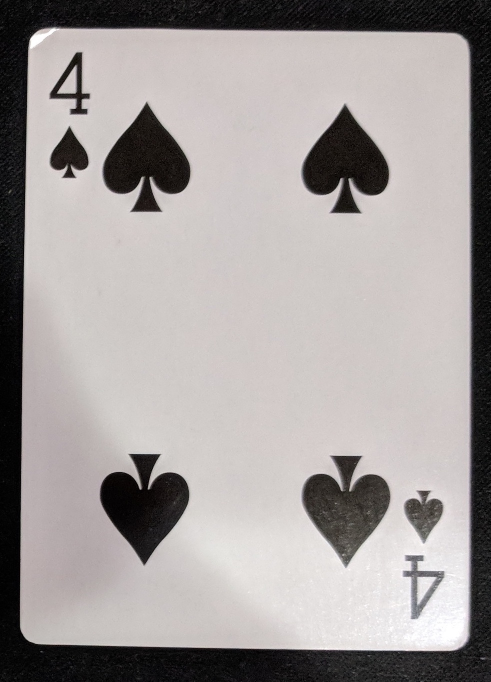
#> input picture img/test/test_1.jpg, 981 x 1364 px (shown at 1/2 size)
$ python -i blackjack_util.py   (imports and definitions only)
#> lines starting #> are read from the running program, lines starting #| are printed output that depends on the picture; after the words box and inside, x2 and y2 are one past the last pixel; in counts of white or black regions, pixels touching at a corner belong together
# @file blackjack_util
# @date Sun Apr 15 08:38:37 2018
# @author Matthew Chan
# @brief Utility functions to be used by other scripts

# Project dependencies
import numpy as np
import cv2
import pickle
import datetime

''' Arrange edges by top-left, top-right, bottom-right, bottom-left
    @param vertices An array of vertices (size 4) that represent the corners of a playing card
    @return A numpy array containing the sorted vertices
'''
# [6 lines left out: function arrange_vertices, not called in this run]

''' Calculate the distance between two xy-coordinates
    @param a The first xy-coordinate
    @param b The second xy-coordinate
    @return The distance between both coordinates
'''
def dist(a, b):
    return np.sqrt((a[0] - b[0])**2 + (a[1] - b[1])**2)

''' Filter contours based on area
    @param contours An array containing all of the contours
    @param lower_bound Lower bound on the areas to filter out
    @param upper_bound Upper bound on the areas to filter out
    @return The filtered array of contours
'''
def filter_contours(contours, lower_bound, upper_bound):
    return list(filter(lambda x : cv2.contourArea(x) > lower_bound and cv2.contourArea(x) < upper_bound, contours))

''' Identify the four corners of a rectangle, given a set of points on the edge of the rectangle
    @param contour Set of points on the edge of the playing card
    @return A list containing the xy-coordinates of the playing card's four corners
'''
# [33 lines left out: function find_corners, not called in this run]

''' Blur image (to remove artifacts) and set color thresholds on the image (for better edge detection)
    @param image The image to apply pre-processing to
    @return The image after pre-processing has been applied
'''
def preprocess(image):
    output = cv2.cvtColor(image.copy(), cv2.COLOR_BGR2GRAY)
    output = cv2.GaussianBlur(output, (1, 1), 1000)
    retval, output = cv2.threshold(output, 120, 255, cv2.THRESH_BINARY)
    return output

''' Rescale image using the provided multiplier
    @param image The image to rescale
    @param multiplier The multiplier used to rescale both the height and width of the image
    @return The resized image
'''
# [7 lines left out: function rescale, not called in this run]

''' Rotate a point on the xy-plane around a given point
    @param theta Degrees of rotation (positive value will rotate counter-clockwise)
    @param x X-coordinate of the point to rotate
    @param y Y-coordinate of the point to rotate
    @param origin_x X-coordinate of the point to rotate around
    @param origin_y Y-coordinate of the point to rotate around
    @return The xy-coordinate for the rotated point
'''
# [7 lines left out: function rotate, not called in this run]

''' Check whether the set of four coordinates form valid corners of a playing card
    @param corners An array containing four xy-coordinates
    @param error_threshold The amount by which the length of each side can differ from the length of it's parallel side
    @return A boolean value denoting whether or not the corners are valid
'''
# [7 lines left out: function valid_corners, not called in this run]

>>> import cv2
>>> picture = cv2.imread('../img/test/test_1.jpg')
#> picture is the input picture: shape (1364, 981, 3); mean B, G, R 155.3, 156.7, 162
>>> result = preprocess(picture)
#> in preprocess, `retval, output = cv2.threshold(output, 120, 255, cv2.THRESH_BINARY)`:
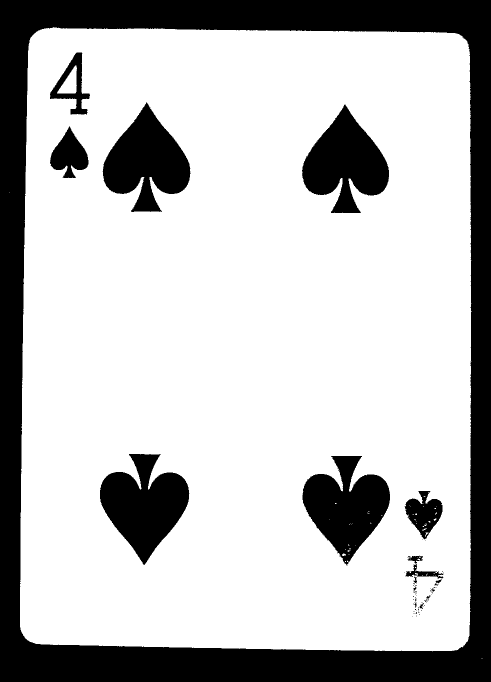
#> output: shape (1364, 981) (shown at 1/2 size); 75.1% white; 57 black regions (41 under 20 px), largest, box (x1, y1, x2, y2) and area: (0, 0, 981, 1364) 233651, (200, 908, 379, 1130) 22446, (605, 912, 780, 1131) 21520

$ run again, on img/test/test_2.jpg
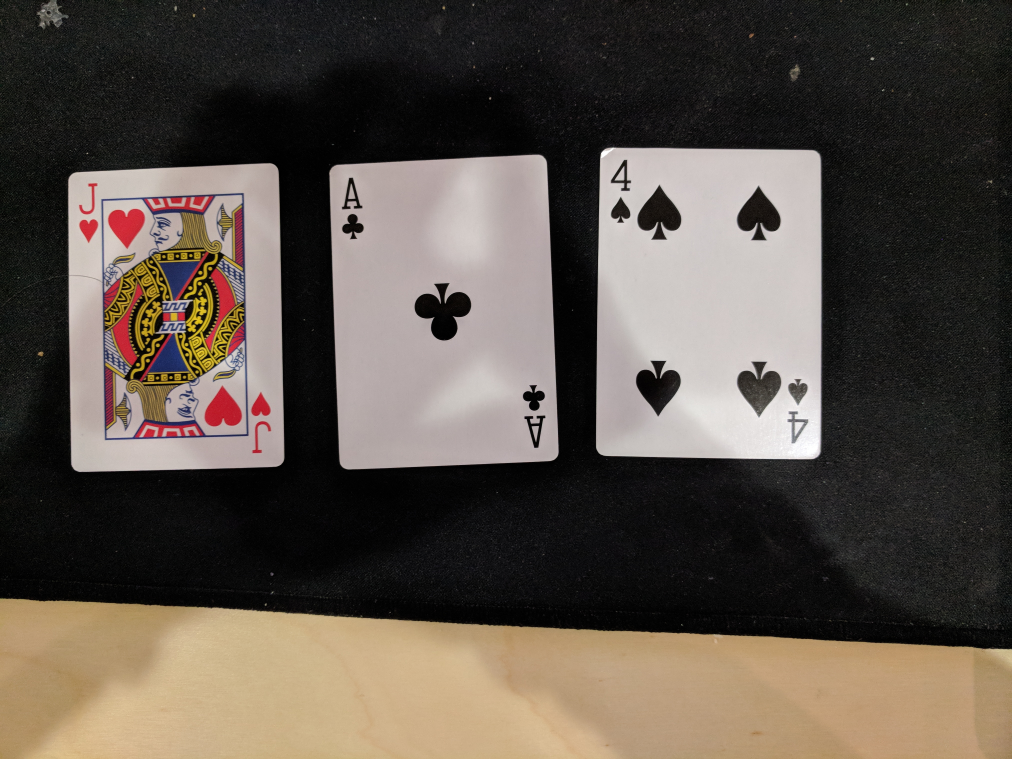
#> input picture img/test/test_2.jpg, 4048 x 3036 px (shown at 1/4 size)
#> picture is the input picture: shape (3036, 4048, 3); mean B, G, R 73.4, 81.9, 90.7
#> in preprocess, `output = cv2.cvtColor(image.copy(), cv2.COLOR_BGR2GRAY)`:
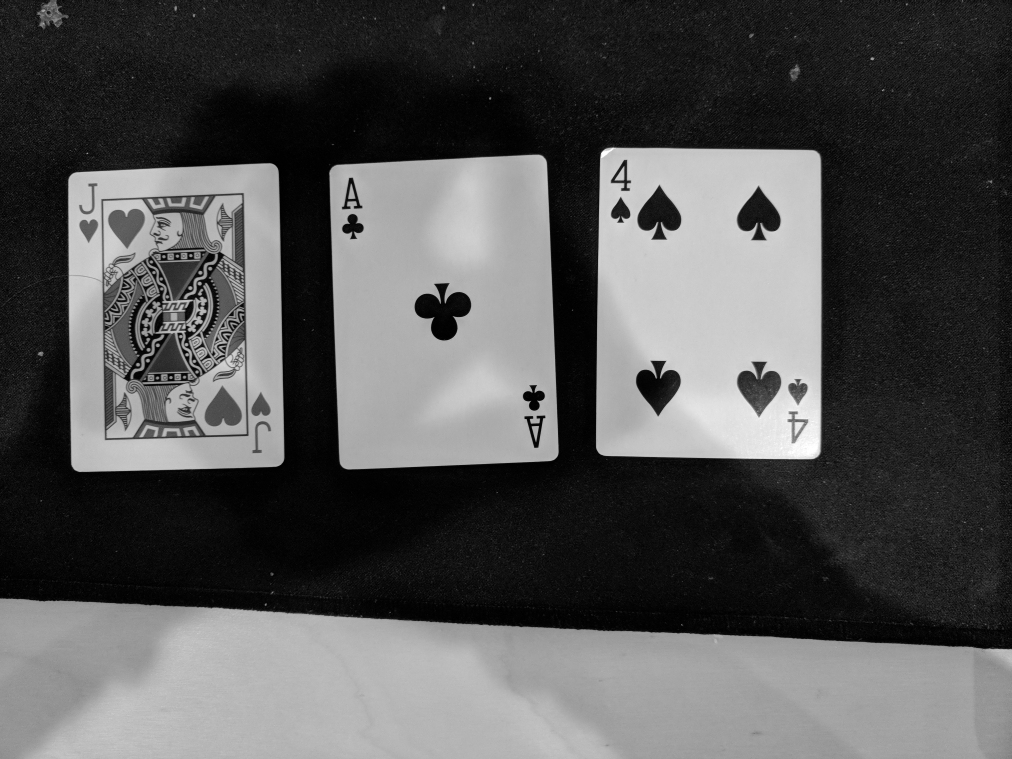
#> output: shape (3036, 4048) (shown at 1/4 size); min 0, max 255, mean 83.6
#> in preprocess, `retval, output = cv2.threshold(output, 120, 255, cv2.THRESH_BINARY)`:
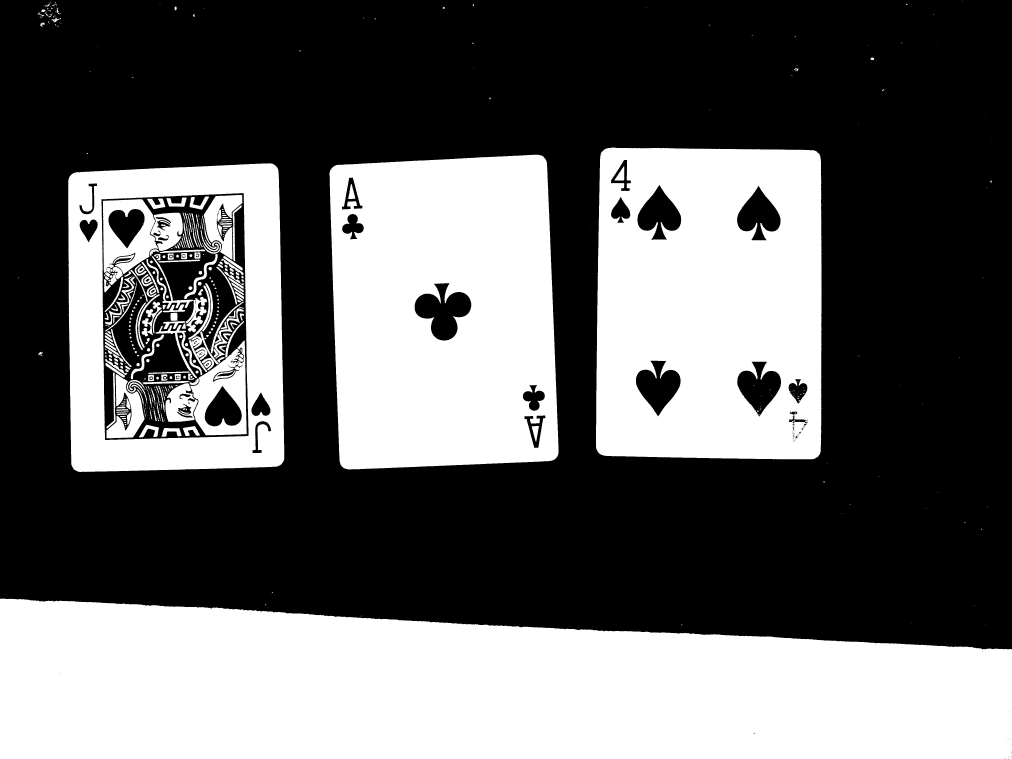
#> output: shape (3036, 4048) (shown at 1/4 size); 40.1% white; 649 white regions (344 under 20 px), largest, box (x1, y1, x2, y2) and area: (0, 2394, 4048, 3036) 2179862, (1317, 619, 2234, 1878) 1021935, (2384, 590, 3287, 1838) 1003238
